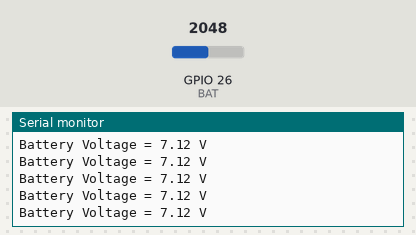
This sketch was run on a simulated ESP32. On the bench: the last lines printed to the serial monitor. Inputs (shaded band) come from the test bench; at power-on: GPIO 26 (BAT) = 2048.

Above: at 1.2 s.
1.3 s: GPIO 26 (BAT) set to 2825
At 2.0 s:
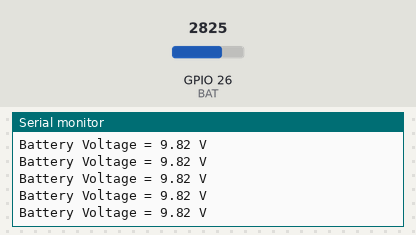
4.3 s: GPIO 26 (BAT) set to 2944
At 5.3 s:
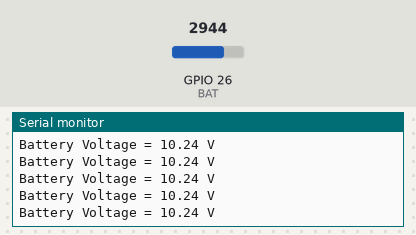
Timing chart, 0 to 5.6 s (numbered marks = the images above; inputs shaded):
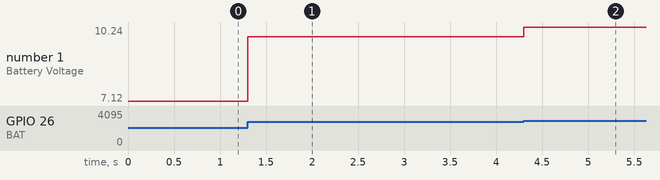

Measured:
- after the input at 1.3 s, the serial monitor: prints a new line at once (image 1)
- after the input at 4.3 s, the serial monitor: prints a new line at once (image 2)
- plotted number 1: 7.12 → 9.82 after the input at 1.3 s, 9.82 → 10.24 after the input at 4.3 s

The sketch:

VBAT-Measurement.ino
```cpp
#define BAT 26

float VBAT;
float R1 = 3259.0;
float R2 = 983.0;

void setup() {
  Serial.begin(115200);
  Serial.println("REBOOT");

  pinMode(BAT, INPUT);

  Serial.println("END BOOT");

}

void loop() {
  VBAT = ((R1+R2)/R2) * (3.30f / 4095.0f) * analogRead(BAT);
  Serial.print("Battery Voltage = "); Serial.print(VBAT, 2); Serial.println(" V");
  //Serial.print("Value = "); Serial.print(value, 2); Serial.println(" V");

}
```
